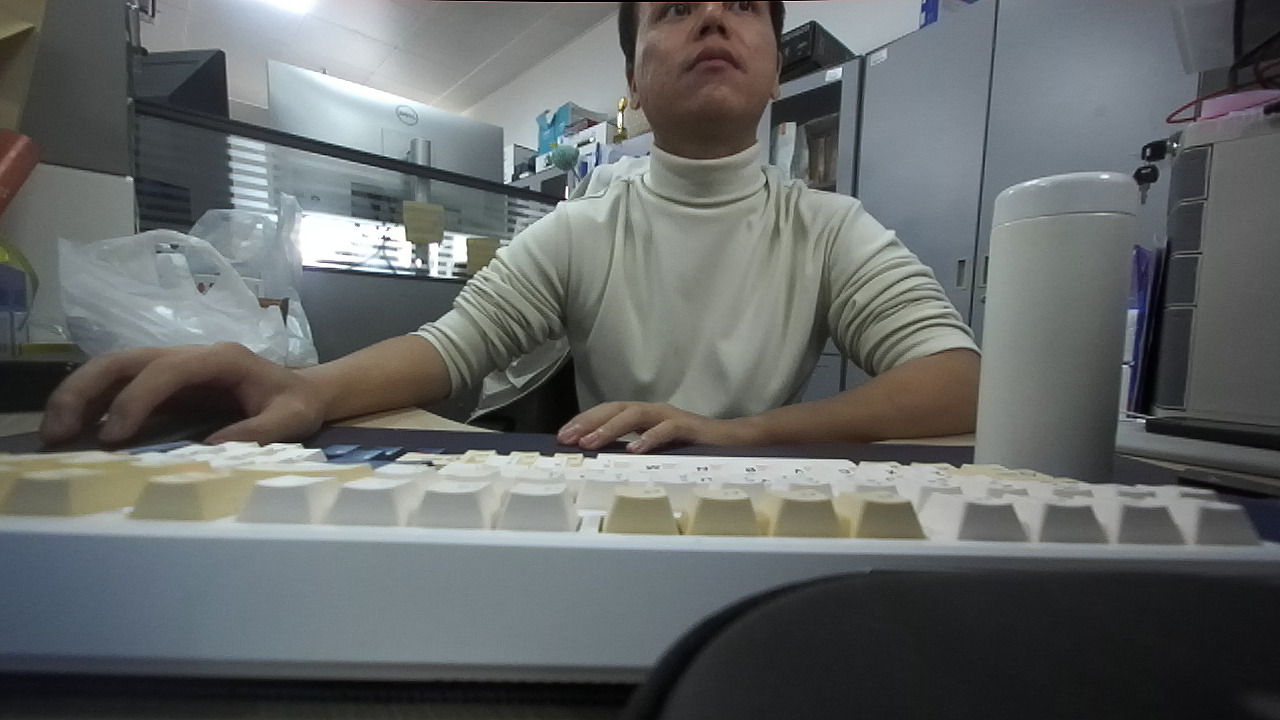
#> input picture disparity_depth/image/left_eye.png, 1280 x 720 px
$ python test.py
#> lines starting #> are read from the running program, lines starting #| are printed output that depends on the picture
# -*- coding: utf-8 -*-
"""
Created on Wed Dec 30 21:04:06 2020

@author: gkm0120
"""
import numpy as np
import cv2


# 使用普通摄像头进行深度估计
def update(val=0):
    # 为“aloe”图像对调整视差范围
    stereo.setBlockSize(cv2.getTrackbarPos('window_size', 'disparity'))
    stereo.setUniquenessRatio(cv2.getTrackbarPos('uniquenessRatio', 'disparity'))
    stereo.setSpeckleWindowSize(cv2.getTrackbarPos('speckleWindowSize', 'disparity'))
    stereo.setSpeckleRange(cv2.getTrackbarPos('speckleRange', 'disparity'))
    stereo.setDisp12MaxDiff(cv2.getTrackbarPos('disp12MaxDiff', 'disparity'))

    print('computing disparity')
    # 将整数的视差值转化为浮点数，便于更好的表示
    disp = stereo.compute(imgL, imgR).astype(np.float32) / 16.0

    cv2.imshow('left', imgL)
    cv2.imshow('right',imgR)
    # 归一化处理
    cv2.imshow('disparity', (disp - min_disp) / num_disp)


if __name__ == "__main__":
    window_size = 5
    min_disp = 16   # 最小视差值
    num_disp = 192 - min_disp   # 视差范围
    blockSize = window_size # 每个像素周围的块大小
    uniquenessRatio = 1 # 唯一性比率，判断是否存在唯一的匹配，值越小，唯一性匹配的要求越高
    speckleRange = 3    # 斑点范围
    speckleWindowSize = 3   # 斑点窗口大小
    disp12MaxDiff = 200 # 最大视差差
    P1 = 600    # 控制低纹理区域的平滑程度
    P2 = 2400   # 控制高纹理区域的平滑程度
    # imgL = cv2.imread('image/teddy-png-2/teddy/im2.png')
    # imgR = cv2.imread('image/teddy-png-2/teddy/im6.png')
    imgL = cv2.imread('image/left_eye.png')
#> imgL is the input picture: shape (720, 1280, 3); mean B, G, R 103.8, 104.4, 101.2
    imgR = cv2.imread('image/right_eye.png')
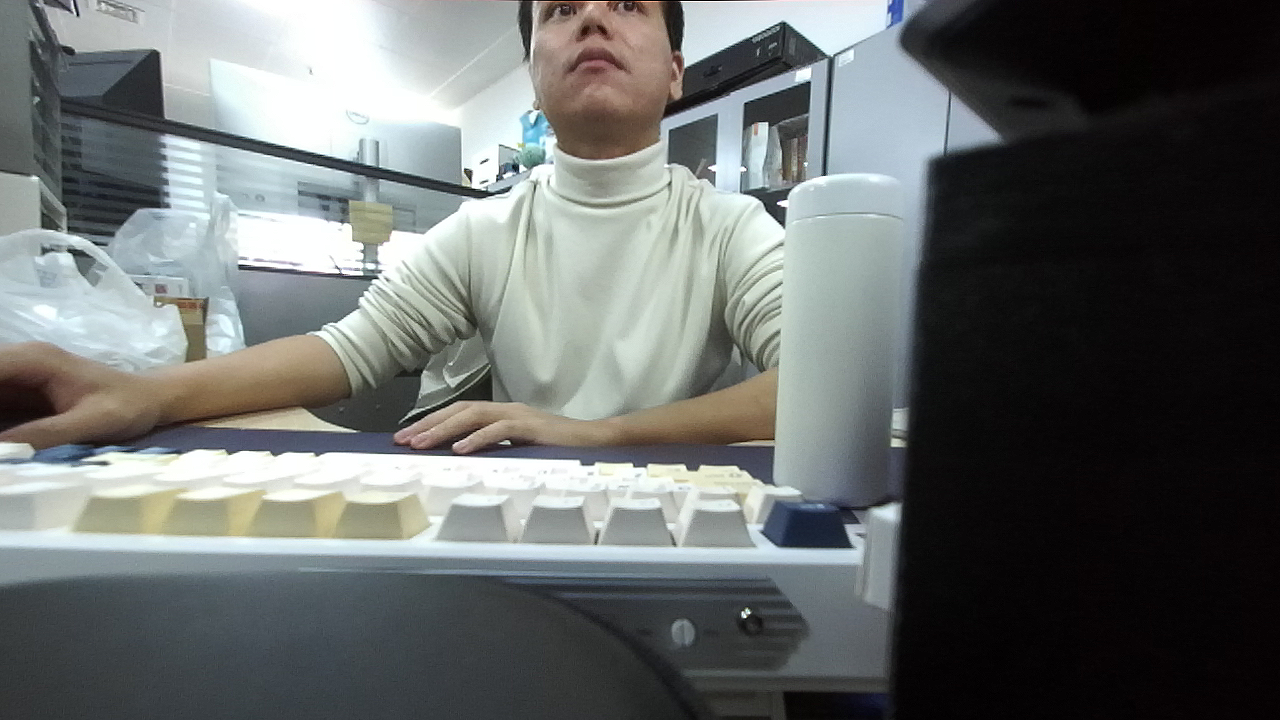
#> input picture disparity_depth/image/right_eye.png, 1280 x 720 px
#> imgR is the input picture: shape (720, 1280, 3); mean B, G, R 106.1, 107.1, 103.4

    cv2.namedWindow('disparity')
    cv2.createTrackbar('speckleRange', 'disparity', speckleRange, 50, update)
    cv2.createTrackbar('window_size', 'disparity', window_size, 21, update)
    cv2.createTrackbar('speckleWindowSize', 'disparity', speckleWindowSize, 200, update)
    cv2.createTrackbar('uniquenessRatio', 'disparity', uniquenessRatio, 50, update)
    cv2.createTrackbar('disp12MaxDiff', 'disparity', disp12MaxDiff, 250, update)
    # 创建一个StereoSGBM实例
    stereo = cv2.StereoSGBM_create(
        minDisparity=min_disp,
        numDisparities=num_disp,
        blockSize=window_size,
        uniquenessRatio=uniquenessRatio,
        speckleRange=speckleRange,
        speckleWindowSize=speckleWindowSize,
        disp12MaxDiff=disp12MaxDiff,
        P1=P1,
        P2=P2
    )
    update()
#> in update, `disp = stereo.compute(imgL, imgR).astype(np.float32) / 16.0`:
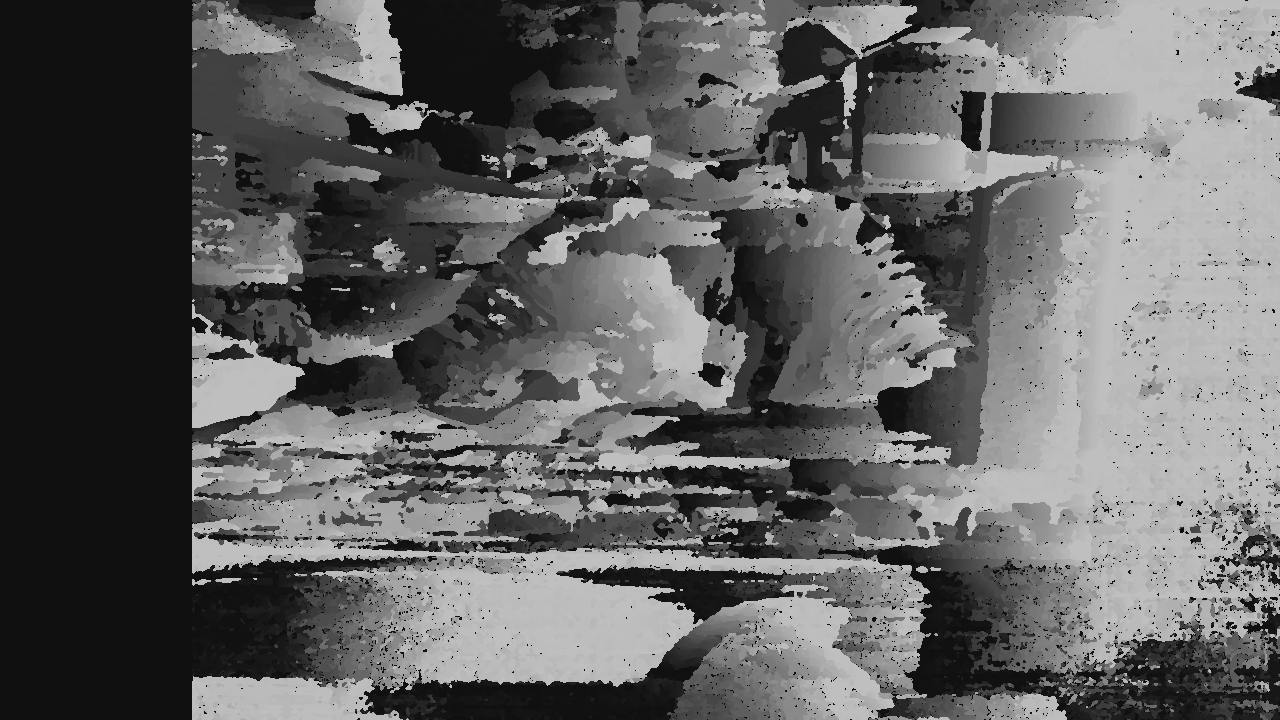
#> disp: shape (720, 1280) float32; min 15, max 191, mean 98.5
#> in update, `cv2.imshow('disparity', (disp - min_disp) / num_disp)`:
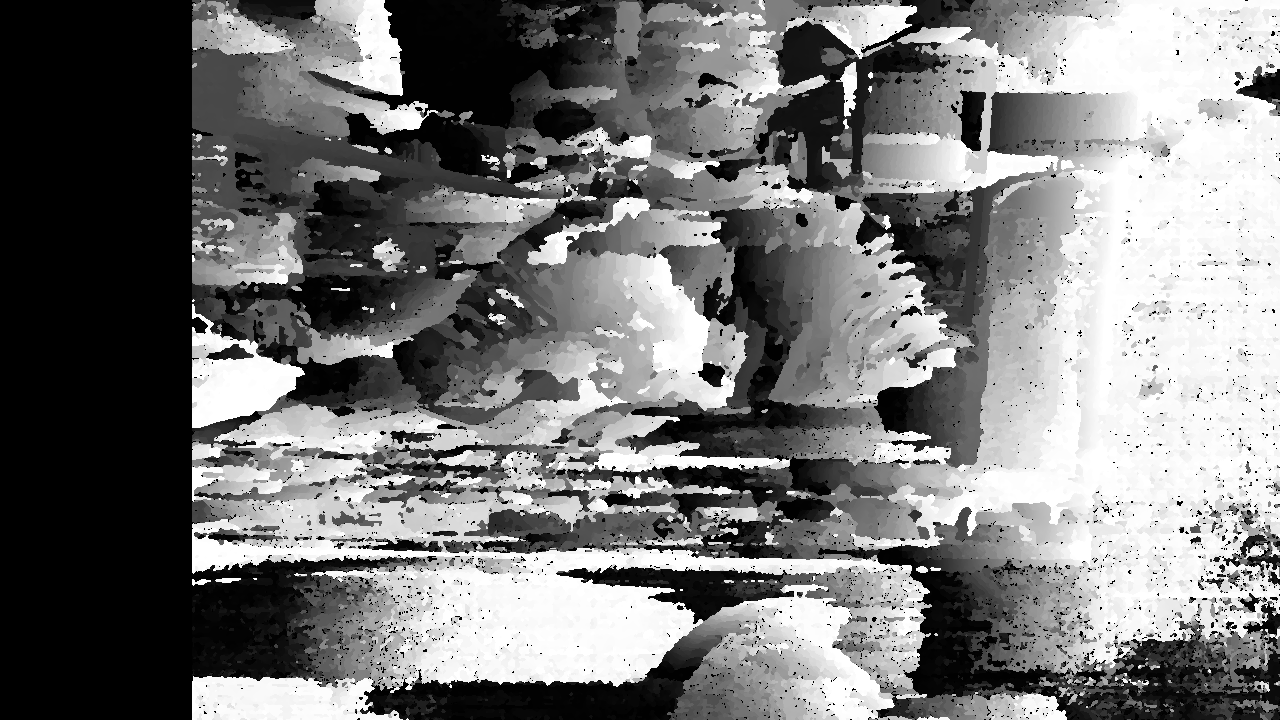
#> window 'disparity': shape (720, 1280) float32; min -0.00568, max 0.994, mean 0.469; drawn with min black and max white
    cv2.waitKey()
